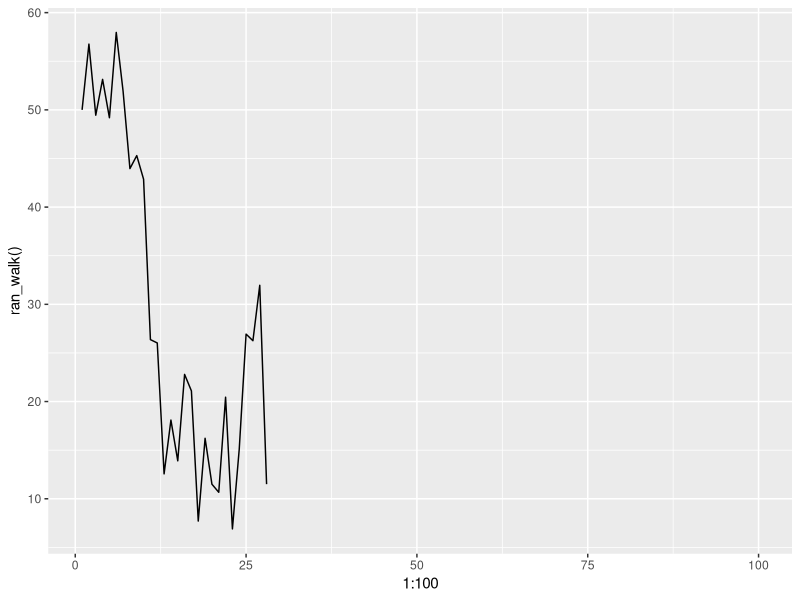
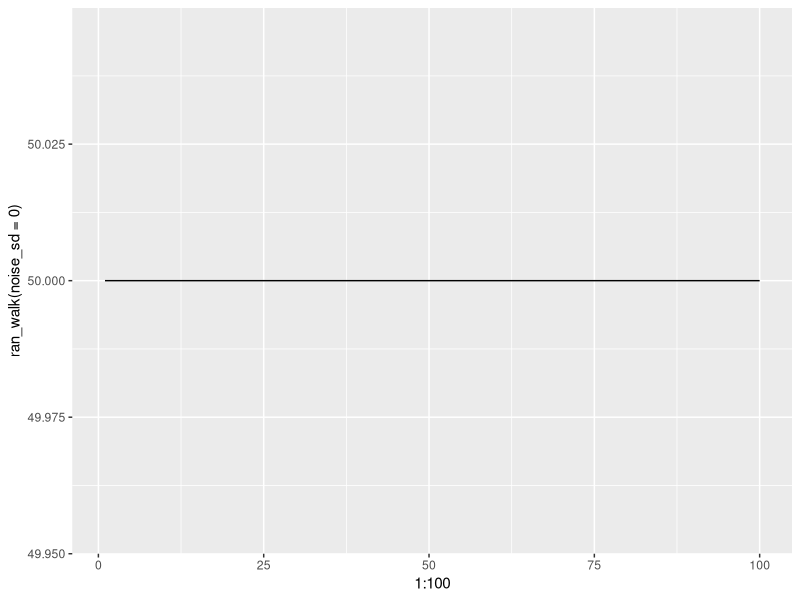
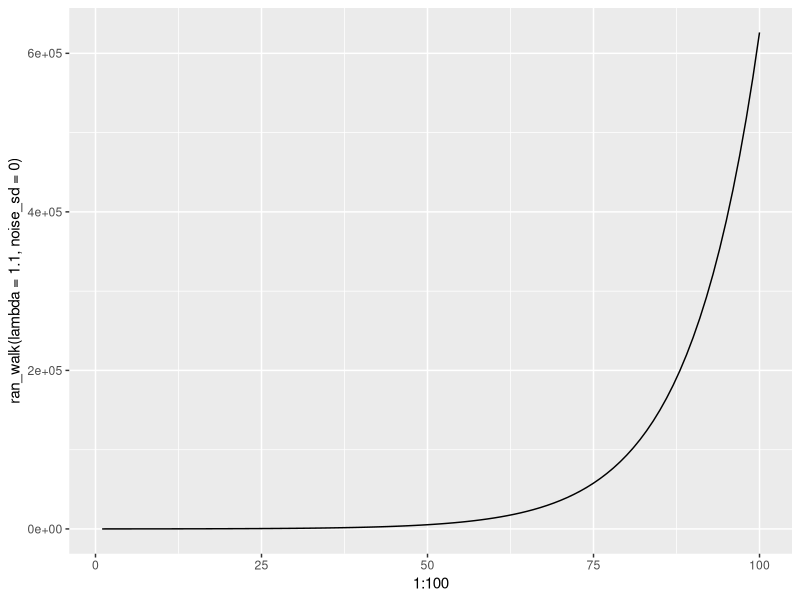
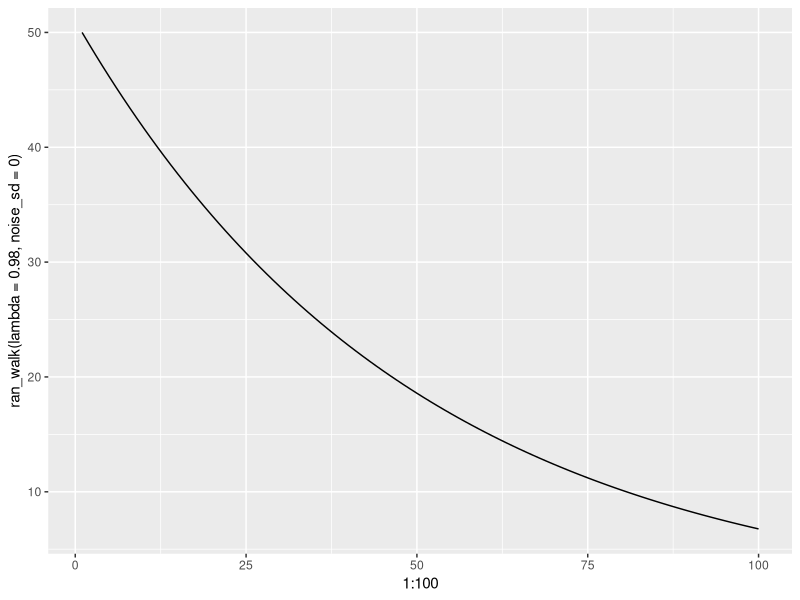
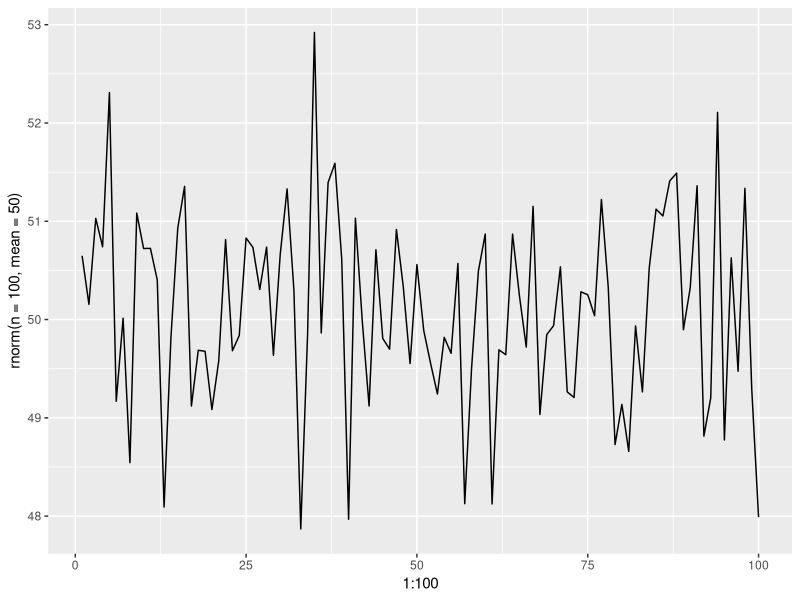
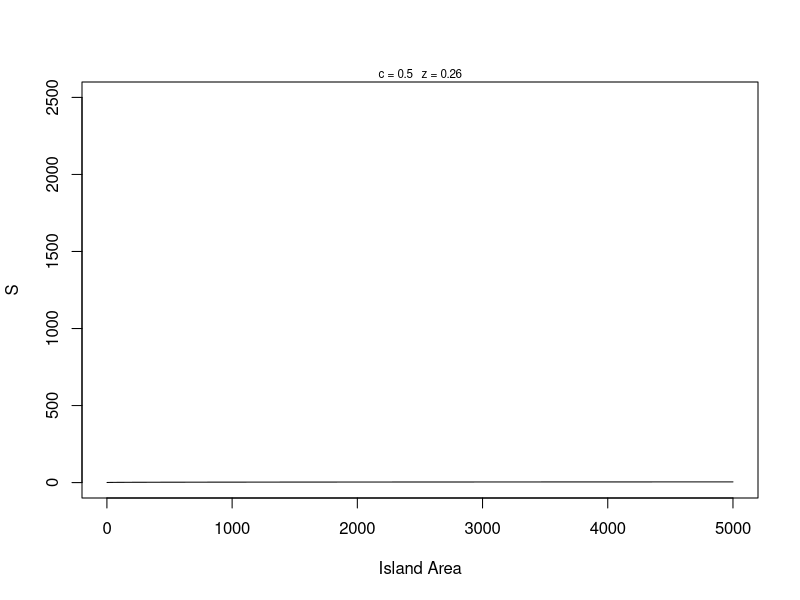
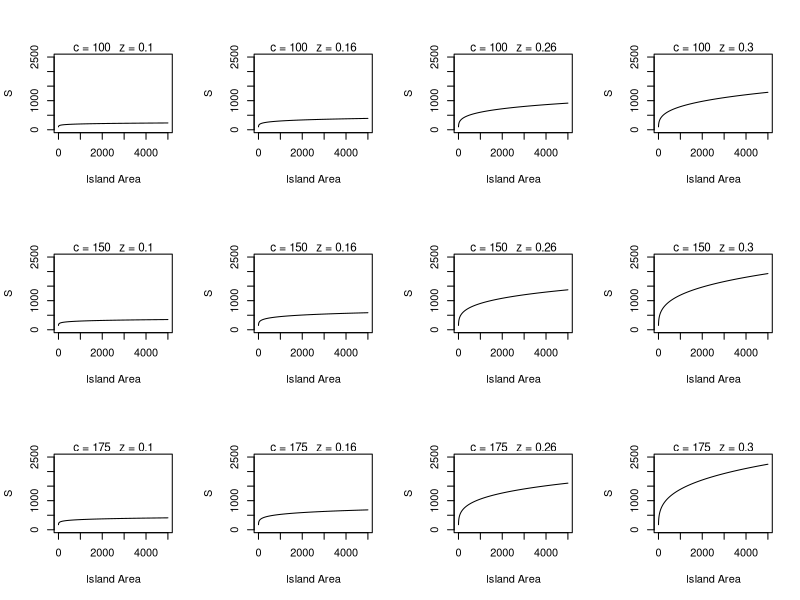

Reproduce these figures in R, in order.

## BIOL6100 - Class 12
## Isabelle Smith
## Feb. 20, 2025

## - - - - - - -

## medium R iii

## - - - - - - -





## Tip #6: Use break to set up a conditional to break out of loop early
## - - - - - - -


# create a simple random growth population model function

##################################################
# FUNCTION: ran_walk
# stochastic random walk 
# input: times = number of time steps
#        n1 = initial population size (= n[1])
#        lambda = finite rate of increase
#        noise_sd = sd of a normal distribution with mean 0
# output: vector n with population sizes > 0 
#         until extinction, then NA 
#------------------------------------------------- 
library(ggplot2)
ran_walk <- function(times=100,n1=50,lambda=1.00,noise_sd=10) {
  n <- rep(NA,times)  # create output vector
  n[1] <- n1 # initialize with starting population size
  noise <- rnorm(n=times,mean=0,sd=noise_sd) # create noise vector
  for(i in 1:(times-1)) {
    n[i + 1] <- lambda*n[i] + noise[i]
    if(n[i + 1] <=0) {
      n[i + 1] <- NA
      cat("Population extinction at time",i+1,"\n")
      break}
  }
  
  return(n)
}


ran_walk()    ## added

# explore paramaters in plot function
qplot(x=1:100,y=ran_walk(),geom="line")


qplot(x=1:100,y=ran_walk(noise_sd=0),geom="line")

qplot(x=1:100,y=ran_walk(lambda=1.1,noise_sd=0),geom="line") ## ADDED

qplot(x=1:100,y=ran_walk(lambda=0.98,noise_sd=0),geom="line") ## CHANGED from 0.92

qplot(x=1:100,y=rnorm(n=100,mean=50),geom="line") ## ADDED (to compare)


## - - - - - - -





## Extensions of the model for realistic populations
## - - - - - - -

## -  discrete integers to represent counts of individuals ( use round() )
## -  extinction of sexually reproducing population if all same sex ( use unisexExtinct == runif(1) <= 2*(0.5)^n )
## -  add environmental noise that is not a random walk ( add rnorm(0,1) )
## -  add measurement error ( add rnorm(0,1) ) for 0s without extinction

## - - - - - - -





## Using double for loops
## - - - - - - -

m <- matrix(round(runif(20),digits=2),nrow=5)
# loop over rows
for (i in 1:nrow(m)) { # could use for (i in seq_len(nrow(m)))
  m[i,] <- m[i,] + i
} 
print(m)


# Loop over columns
m <- matrix(round(runif(20),digits=2),nrow=5)
for (j in 1:ncol(m)) {
  m[,j] <- m[,j] + j
}
print(m)


# Loop over rows and columns
m <- matrix(round(runif(20),digits=2),nrow=5)
for (i in 1:nrow(m)) {
  for (j in 1:ncol(m)) {
    m[i,j] <- m[i,j] + i + j
  } # end of column j loop
} # end or row i loop
print(m) 

## - - - - - - -





## Writing functions for equations and sweeping over parameters
## - - - - - - -


# S = cA^z species area function, but what does it look like??

##################################################
# function: SpeciesAreaCurve
# creates power function relationship for S and A
# input: A is a vector of island areas
#        c is the intercept constant
#        z is the slope constant
# output: S is a vector of species richness values
#------------------------------------------------- 
species_area_curve <- function(A=1:5000,c= 0.5,z=0.26){
  
  S <- c*(A^z)
  return(S)
}
head(species_area_curve())


##################################################
# function: species_area_plot
# plot species area curves with parameter values
# input: A = vector of areas
#        c = single value for c parameter
#        z = single value for z parameter

# output: smoothed curve with parameters in graph
#------------------------------------------------- 
species_area_plot <- function(A=1:5000,c= 0.5,z=0.26) {
  plot(x=A,y=species_area_curve(A,c,z),type="l",xlab="Island Area",ylab="S",ylim=c(0,2500))
  mtext(paste("c =", c,"  z =",z),cex=0.7) 
  #      return()
}
species_area_plot()


## - - - - - - -





## Now build a grid of plots!
## - - - - - - -

# global variables
c_pars <- c(100,150,175)
z_pars <- c(0.10, 0.16, 0.26, 0.3)
par(mfrow=c(3,4))
for (i in seq_along(c_pars)) {
  for (j in seq_along(z_pars)) {
    species_area_plot(c=c_pars[i],z=z_pars[j])
  }
} 

par(mfrow=c(1,1))   ## SKIPPED

## - - - - - - -

